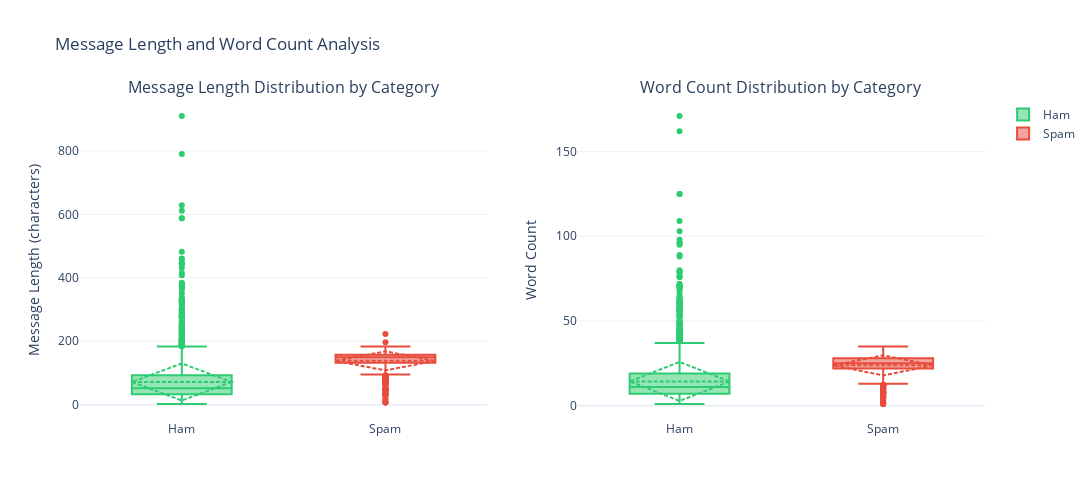

Notebook cell for this chart:
### Code cell
# Analyze message lengths
df['message_length'] = df['Message'].apply(len)
df['word_count'] = df['Message'].apply(lambda x: len(str(x).split()))

print("Message Length Statistics:")
print(df.groupby('Category')[['message_length', 'word_count']].describe())

# Visualize message lengths using Plotly
fig = make_subplots(
    rows=1, cols=2,
    subplot_titles=('Message Length Distribution by Category', 
                    'Word Count Distribution by Category')
)

categories = df['Category'].unique()
colors_map = {'ham': '#2ecc71', 'spam': '#e74c3c'}

for category in categories:
    data = df[df['Category'] == category]['message_length']
    fig.add_trace(
        go.Box(y=data, name=category.capitalize(), 
               marker_color=colors_map[category],
               boxmean='sd'),
        row=1, col=1
    )
    
    data = df[df['Category'] == category]['word_count']
    fig.add_trace(
        go.Box(y=data, name=category.capitalize(),
               marker_color=colors_map[category],
               boxmean='sd',
               showlegend=False),
        row=1, col=2
    )

fig.update_yaxes(title_text="Message Length (characters)", row=1, col=1)
fig.update_yaxes(title_text="Word Count", row=1, col=2)

fig.update_layout(
    title_text="Message Length and Word Count Analysis",
    height=500,
    width=1200,
    showlegend=True
)

fig.show()

### Figure 1 — Plotly figure (JSON) as saved in the notebook; plotly's stock layout.template omitted (floating-point values rounded to 4 significant figures; data arrays with more than 128 entries replaced by an {"elided": "..."} marker saying what was removed)
{"data": [{"boxmean": "sd", "marker": {"color": "#2ecc71"}, "name": "Ham", "type": "box", "xaxis": "x", "y": {"elided": "4825 int values"}, "yaxis": "y"}, {"boxmean": "sd", "marker": {"color": "#2ecc71"}, "name": "Ham", "showlegend": false, "type": "box", "xaxis": "x2", "y": {"elided": "4825 int values"}, "yaxis": "y2"}, {"boxmean": "sd", "marker": {"color": "#e74c3c"}, "name": "Spam", "type": "box", "xaxis": "x", "y": {"elided": "747 int values"}, "yaxis": "y"}, {"boxmean": "sd", "marker": {"color": "#e74c3c"}, "name": "Spam", "showlegend": false, "type": "box", "xaxis": "x2", "y": {"elided": "747 int values"}, "yaxis": "y2"}], "layout": {"annotations": [{"font": {"size": 16}, "showarrow": false, "text": "Message Length Distribution by Category", "x": 0.225, "xanchor": "center", "xref": "paper", "y": 1, "yanchor": "bottom", "yref": "paper"}, {"font": {"size": 16}, "showarrow": false, "text": "Word Count Distribution by Category", "x": 0.775, "xanchor": "center", "xref": "paper", "y": 1, "yanchor": "bottom", "yref": "paper"}], "height": 500, "showlegend": true, "title": {"text": "Message Length and Word Count Analysis"}, "width": 1200, "xaxis": {"anchor": "y", "domain": [0, 0.45]}, "xaxis2": {"anchor": "y2", "domain": [0.55, 1]}, "yaxis": {"anchor": "x", "domain": [0, 1], "title": {"text": "Message Length (characters)"}}, "yaxis2": {"anchor": "x2", "domain": [0, 1], "title": {"text": "Word Count"}}}}
